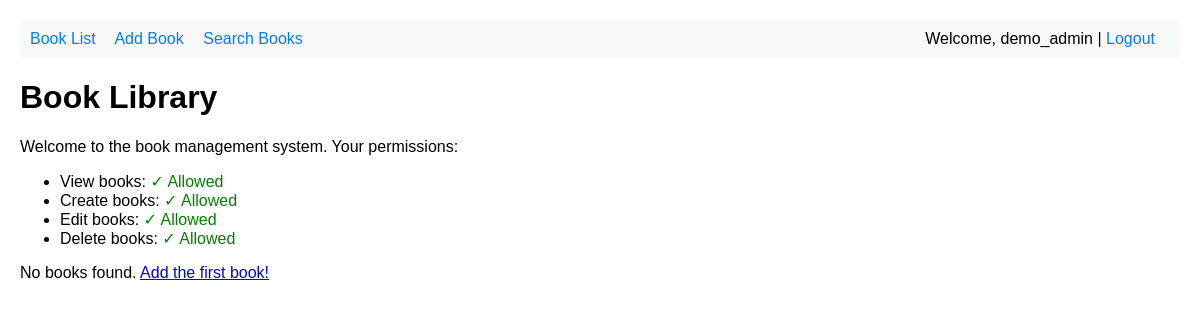
The page /bookshelf/ (signed in) on the database as committed earlier.
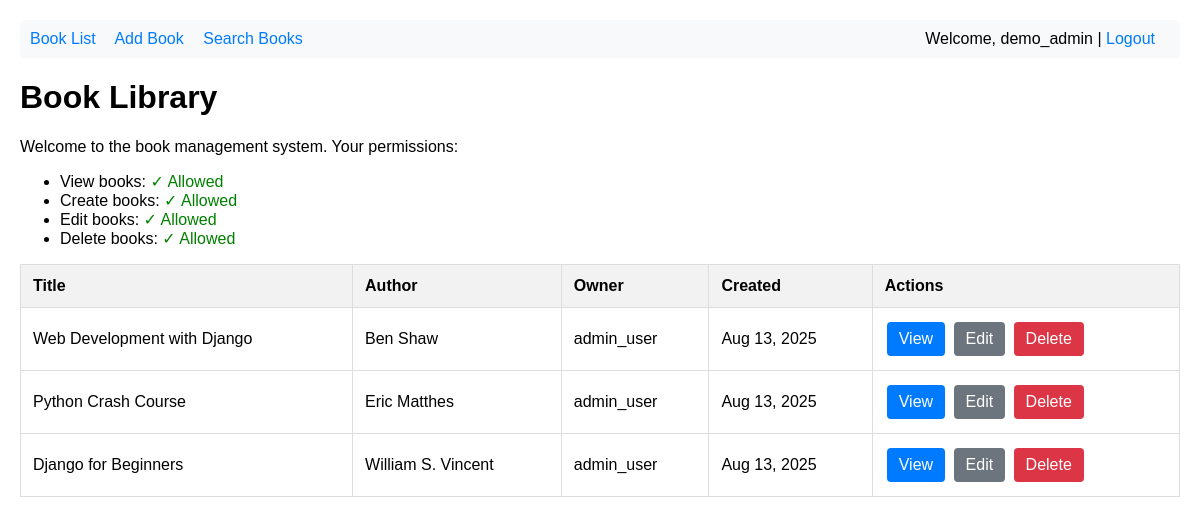
The same page on the database as committed later.
### accounts/models.py (models this page shows, shortened)
class CustomUser(AbstractUser):
    date_of_birth = models.DateField(
        null=True,
        blank=True,
        help_text="User's date of birth"
    )
    profile_photo = models.ImageField(
        upload_to='profile_photos/',
        null=True,
        blank=True,
        help_text="User's profile photo"
    )
    objects = CustomUserManager()
    class Meta:
        verbose_name = 'User'
        verbose_name_plural = 'Users'
        ordering = ['-date_joined']

### bookshelf/models.py (models this page shows, shortened)
class Book(models.Model):
    title = models.CharField(max_length=200)
    author = models.CharField(max_length=100)
    isbn = models.CharField(max_length=13, unique=True)
    publication_date = models.DateField()
    owner = models.ForeignKey(
        settings.AUTH_USER_MODEL,
        on_delete=models.CASCADE,
        related_name='books'
    )
    created_at = models.DateTimeField(auto_now_add=True)
    updated_at = models.DateTimeField(auto_now=True)
    class Meta:
        ordering = ['-created_at']
        verbose_name = 'Book'
        verbose_name_plural = 'Books'
        permissions = [
            ('can_view', 'Can view book'),
            ('can_create', 'Can create book'),
            ('can_edit', 'Can edit book'),
            ('can_delete', 'Can delete book'),
        ]

### bookshelf/views.py (the view)
# urls.py: path('', views.book_list, name='book_list'),
@login_required
@permission_required('bookshelf.can_view', raise_exception=True)
def book_list(request):
    books = Book.objects.all()
    return render(request, 'bookshelf/book_list.html', {'books': books})

### bookshelf/templates/bookshelf/book_list.html (shortened to what this page needs)
{% extends 'bookshelf/base.html' %}
{% block content %}
<h1>Book Library</h1>
<p>Welcome to the book management system. Your permissions:</p>
<ul>
    <li>View books: {% if perms.bookshelf.can_view %}<span style="color: green;">✓ Allowed</span>{% else %}<span style="color: red;">✗ Denied</span>{% endif %}</li>
    <li>Create books: {% if perms.bookshelf.can_create %}<span style="color: green;">✓ Allowed</span>{% else %}<span style="color: red;">✗ Denied</span>{% endif %}</li>
    <li>Edit books: {% if perms.bookshelf.can_edit %}<span style="color: green;">✓ Allowed</span>{% else %}<span style="color: red;">✗ Denied</span>{% endif %}</li>
    <li>Delete books: {% if perms.bookshelf.can_delete %}<span style="color: green;">✓ Allowed</span>{% else %}<span style="color: red;">✗ Denied</span>{% endif %}</li>
</ul>
{% if books %}
    <table>
        <thead>
            <tr>
                <th>Title</th>
                <th>Author</th>
                <th>Owner</th>
                <th>Created</th>
                <th>Actions</th>
            </tr>
        </thead>
        <tbody>
            {% for book in books %}
            <tr>
                <td>{{ book.title }}</td>
                <td>{{ book.author }}</td>
                <td>{{ book.owner.username }}</td>
                <td>{{ book.created_at|date:"M d, Y" }}</td>
                <td>
                    <a href="{% url 'book_detail' book.pk %}" class="btn btn-primary">View</a>
                    {% if perms.bookshelf.can_edit %}
                        <a href="{% url 'book_edit' book.pk %}" class="btn btn-secondary">Edit</a>
                    {% endif %}
                    {% if perms.bookshelf.can_delete %}
                        <a href="{% url 'book_delete' book.pk %}" class="btn btn-danger">Delete</a>
                    {% endif %}
                </td>
            </tr>
            {% endfor %}
        </tbody>
    </table>
{% else %}
    <p>No books found. {% if perms.bookshelf.can_create %}<a href="{% url 'book_create' %}">Add the first book!</a>{% endif %}</p>
{% endif %}
{% endblock %}

### bookshelf/templates/bookshelf/base.html (shortened to what this page needs)
<!DOCTYPE html>
<html lang="en">
<head>
</head>
<body>
    <div class="navbar">
        <a href="{% url 'book_list' %}">Book List</a>
        {% if perms.bookshelf.can_create %}
            <a href="{% url 'book_create' %}">Add Book</a>
        {% endif %}
        <a href="{% url 'book_search' %}">Search Books</a>
        {% if user.is_authenticated %}
            <span style="float: right;">Welcome, {{ user.username }} | <a href="/admin/logout/">Logout</a></span>
        {% else %}
            <span style="float: right;"><a href="/admin/login/">Login</a></span>
        {% endif %}
    </div>
    <main>
        {% block content %}
        {% endblock %}
    </main>
</body>
</html>

### bookshelf/templates/bookshelf/base.html (style rules this page uses)
body { font-family: Arial, sans-serif; margin: 20px; }
.navbar { background-color: #f8f9fa; padding: 10px; margin-bottom: 20px; border-radius: 5px; }
.navbar a { margin-right: 15px; text-decoration: none; color: #007bff; }
.btn { padding: 8px 12px; text-decoration: none; border-radius: 4px; display: inline-block; margin: 2px; }
.btn-primary { background-color: #007bff; color: white; }
.btn-danger { background-color: #dc3545; color: white; }
.btn-secondary { background-color: #6c757d; color: white; }
table { border-collapse: collapse; width: 100%; }
th, td { border: 1px solid #ddd; padding: 12px; text-align: left; }
th { background-color: #f2f2f2; }

Rows that differ between the two databases and show on the page:
added Book: title "Web Development with Django", author "Ben Shaw", owner.username "admin_user", created_at "Aug 13, 2025"
added Book: title "Python Crash Course", author "Eric Matthes", owner.username "admin_user", created_at "Aug 13, 2025"
added Book: title "Django for Beginners", author "William S. Vincent", owner.username "admin_user", created_at "Aug 13, 2025"
Other text that changed with them:
text no longer shown: "No books found. Add the first book!"
text now shown: "Title Author Owner Created Actions"
